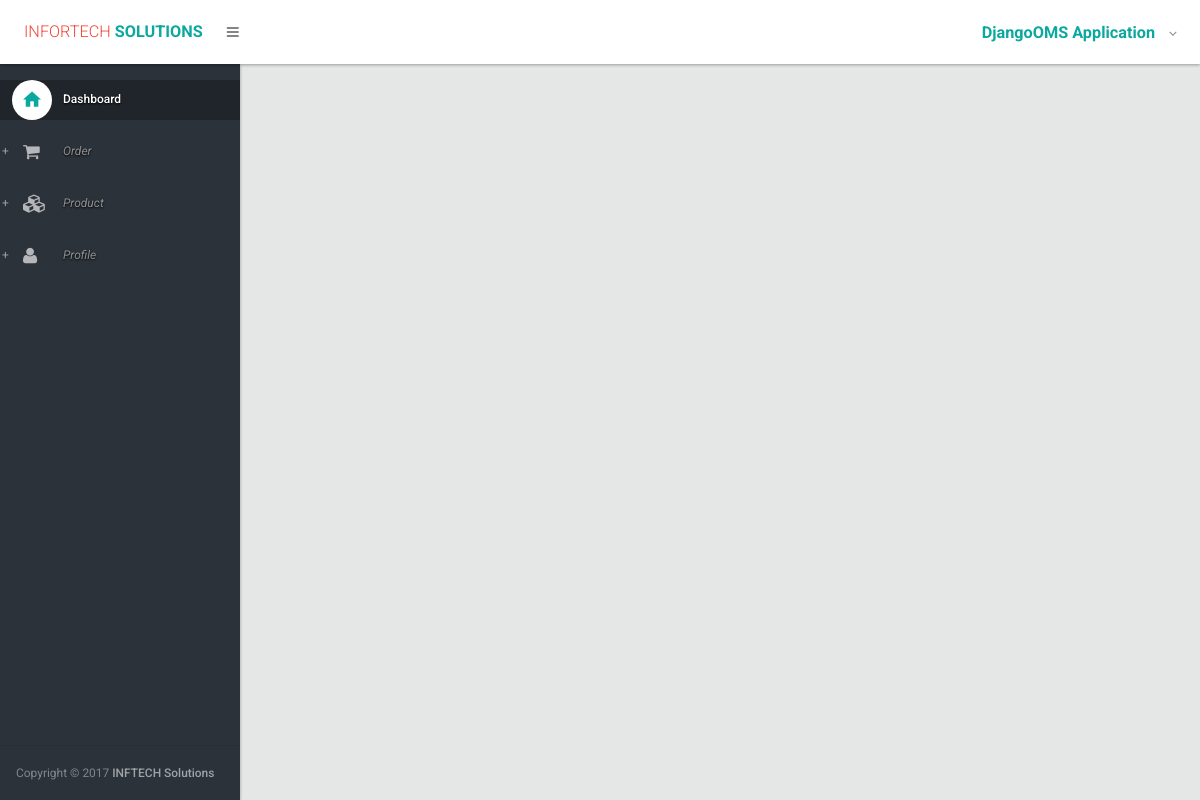
The page /order/15/ (signed in) on the database as committed earlier.
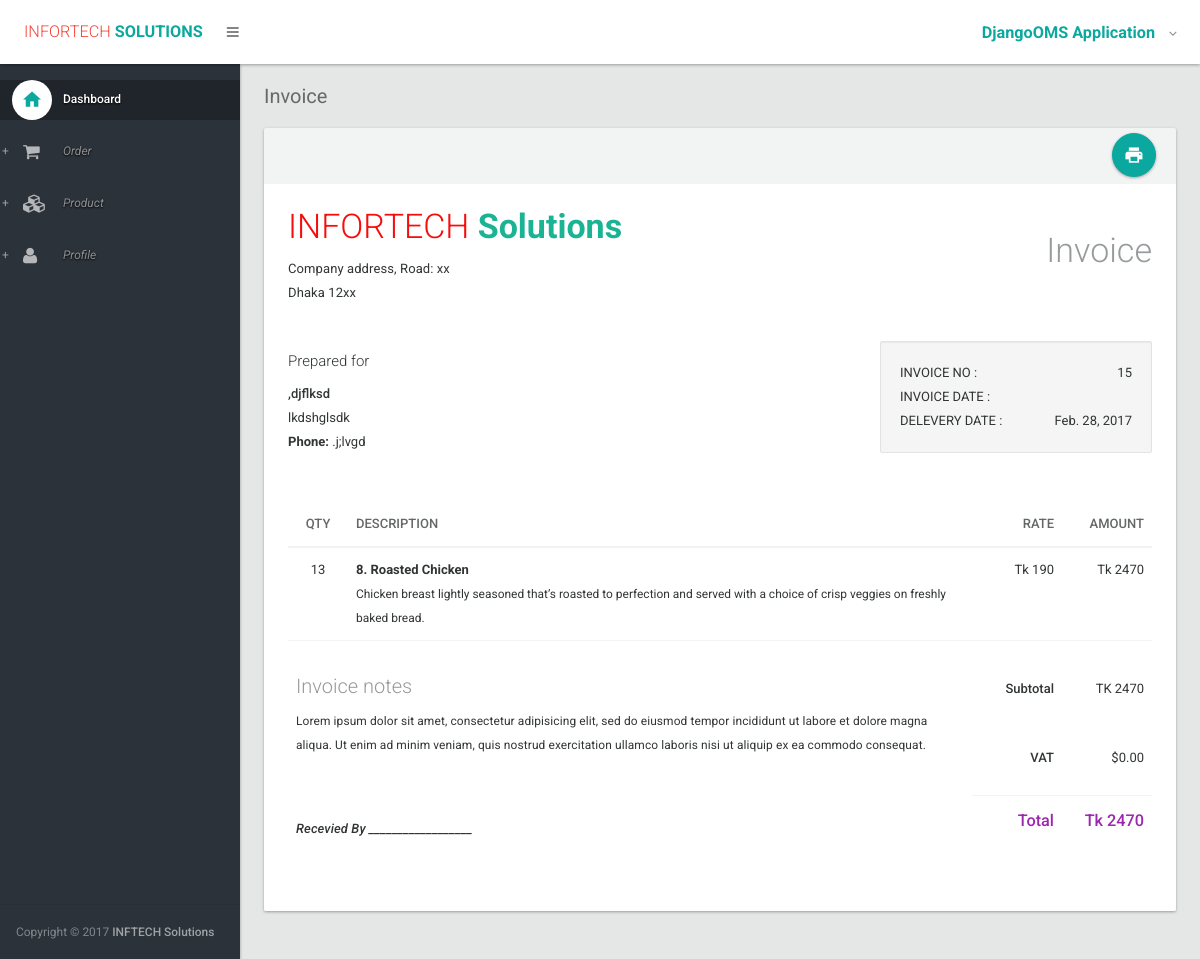
The same page on the database as committed later.
### orders/models.py (models this page shows, shortened)
class Order (models.Model):
    name = models.CharField(max_length=200)
    phone = models.CharField(max_length=20)
    address = models.TextField()
    delivery_date = models.DateField(blank=True)
    product_id = models.ForeignKey(Product)
    payment_option = models.CharField(max_length=50)
    order_status = models.CharField(max_length=50)
    quantity = models.IntegerField()

class Product(models.Model):
	product_name = models.CharField(max_length=200)
	product_details = models.TextField()
	price = models.IntegerField()
	active = models.IntegerField(default='1')

### orders/views.py (the view)
# urls.py: url(r'^order/(?P<order_id>\d+)/$', my_order.show, name='show'),
@login_required
def show(request, order_id):
    order = Order.objects.filter(id=order_id)
    return render(request, 'show.html', {'order': order})

### orders/templates/show.html (shortened to what the changed rows need)
{% extends 'layout.html' %}
{% load staticfiles %}
{% block body %}
            {% for order in order %}
                <section>
                    <div class="section-header">
						<ol class="breadcrumb">
							<li class="active">Invoice</li>
						</ol>
					</div>
					<div class="section-body">
                        <div class="row">
							<div class="col-lg-12">
								<div class="card card-printable style-default-light">
									<div class="card-head">
										<div class="tools">
											<div class="btn-group">
												<a class="btn btn-floating-action btn-primary" href="javascript:void(0);" onclick="javascript:window.print();"><i class="md md-print"></i></a>
											</div>
										</div>
									</div>
									<div class="card-body style-default-bright" id="print">
										<div class="row">
											<div class="col-xs-8">
												<h1 class="text-light" style="margin-top: 0px; color: #f70b0b">INFORTECH <strong class="text-accent-dark" style="color: #1ab394">Solutions</strong></h1>
												<p>Company address, Road: xx<br>Dhaka 12xx</p>
											</div>
											<div class="col-xs-4 text-right">
												<h1 class="text-light text-default-light">Invoice</h1>
											</div>
										</div>
										<br/>
										<div class="row">
											<div class="col-xs-8">
												<h4 class="text-light">Prepared for</h4>
												<address>
													<strong>{{ order.name }}</strong><br>
													{{ order.address }}<br>
													<b>Phone:</b> {{ order.phone }}
												</address>
											</div>
											<div class="col-xs-4">
												<div class="well">
													<div class="clearfix">
														<div class="pull-left"> INVOICE NO : </div>
														<div class="pull-right"> {{ order.id }} </div>
													</div>
													<div class="clearfix">
														<div class="pull-left"> INVOICE DATE : </div>
													</div>
													<div class="clearfix">
														<div class="pull-left"> DELEVERY DATE : </div>
														<div class="pull-right"> {{ order.delivery_date }} </div>
													</div>
												</div>
											</div>
										</div>
										<br/>
										<div class="row">
											<div class="col-md-12">
												<table class="table">
													<thead>
														<tr>
															<th style="width:60px" class="text-center">QTY</th>
															<th class="text-left">DESCRIPTION</th>
                                                            <th style="width:90px" class="text-right">RATE</th>
															<th style="width:90px" class="text-right">AMOUNT</th>
														</tr>
													</thead>
													<tbody>
														<tr>
															<td class="text-center">{{ order.quantity }}</td>
															<td> <b>{{ order.product_id.id}}. {{ order.product_id.product_name }}</b> <br><small>{{ order.product_id.product_details}}</small></td>
															<td class="text-right">Tk {{ order.product_id.price }}</td>
															<td class="text-right">Tk {% widthratio order.product_id.price 1 order.quantity  %}</td>
														</tr>
														<tr>
															<td colspan="2" rowspan="4">
																<h3 class="text-light opacity-50">Invoice notes</h3>
																<p><small>Lorem ipsum dolor sit amet, consectetur adipisicing elit, sed do eiusmod tempor incididunt ut labore et dolore magna aliqua. Ut enim ad minim veniam, quis nostrud exercitation ullamco laboris nisi ut aliquip ex ea commodo consequat.</small></p><br><br>
																<p><strong><em>Recevied By __________________</em></strong></p>
															</td>
															<td class="text-right"><strong>Subtotal</strong></td>
															<td class="text-right">TK {% widthratio order.product_id.price 1 order.quantity  %}</td>
														</tr>
														<tr>
															<td class="text-right hidden-border"><strong>VAT</strong></td>
															<td class="text-right hidden-border">$0.00</td>
														</tr>
														<tr>
															<td class="text-right"><strong class="text-lg text-accent">Total</strong></td>
															<td class="text-right"><strong class="text-lg text-accent">Tk {% widthratio order.product_id.price 1 order.quantity  %}</strong></td>
														</tr>
													</tbody>
												</table>
											</div>
										</div>
									</div>
								</div>
							</div>
						</div>
					</div>
                </section>
            {% endfor %}
{% endblock %}

Rows that differ between the two databases and show on the page:
added Order: name ",djflksd", address "lkdshglsdk", phone ".j;lvgd", id "15", delivery_date "Feb. 28, 2017", quantity "13", product_id.id "8", product_id.product_name "Roasted Chicken", product_id.product_details "Chicken breast lightly seasoned that’s roasted to perfection and served with a choice of crisp veggies on freshly baked bread.", product_id.price "190", product_id+quantity "2470"
